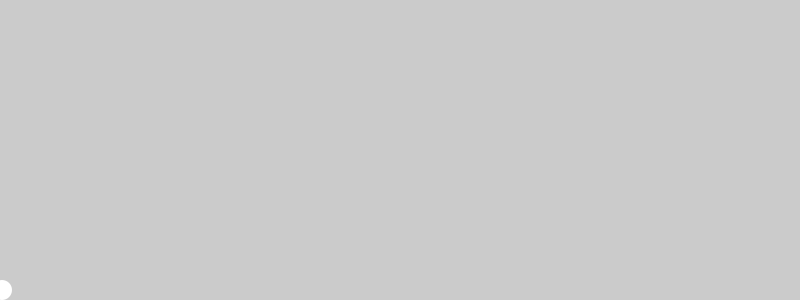
Frame 1 (no input)
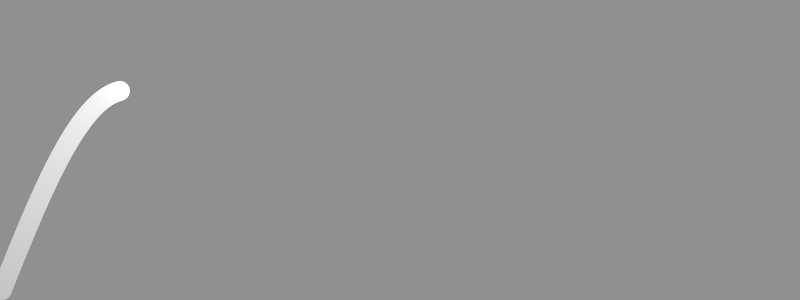
Frame 60 (the mouse pressed at the canvas centre just before this capture)
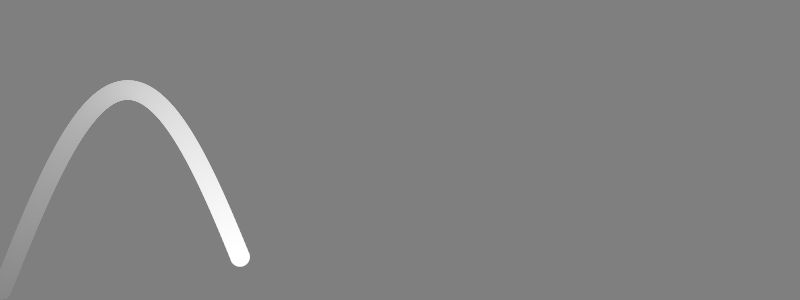
Frame 120 (the mouse held since frame 60 and released just before this capture)

The Processing sketch that drew these frames (run headless with seeded random() and noise(); from frame 60 on, the mouse is pressed at the canvas centre):

// Processing sketch: SinBounce
// ── SinBounce.pde
// SinBounce
//
// Rectify the sin function output using the
// absolute value to simulate a bouncing ball.
//
// Dan Wilcox danomatika.com 2016

// current pos
float x, y;

// horz speed (linear)
float velX = 2;

// vertical pos on the sin curve
float angleY = 0.0;

// where the y pos is anchored to
float anchorY;

// how high to "bounce"
float offsetY = 200;

void setup() {
  size(800, 300); // widescreen
  
  // init positions
  x = 0;
  anchorY = height-10;
}

void draw() {
  
  // blended alpha background for trails
  fill(0, 0, 0, 1);
  rect(-1, -1, width+1, height+1);
  
  // update pos
  x = x + velX;
  y = anchorY - abs(sin(angleY)) * offsetY;
  angleY = angleY + 0.025;
  
  // check boundaries
  if(x < 0 || x > width) {
    velX = -velX; // turn around  
    angleY = angleY + 0.05;
  }
  
  // draw
  noStroke();
  fill(255);
  ellipse(x, y, 20, 20);
}
